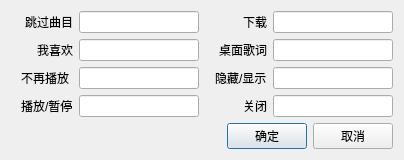
<?xml version="1.0" encoding="UTF-8"?>
<ui version="4.0">
 <class>Shortcut</class>
 <widget class="QWidget" name="Shortcut">
  <property name="geometry">
   <rect>
    <x>0</x>
    <y>0</y>
    <width>404</width>
    <height>157</height>
   </rect>
  </property>
  <property name="windowTitle">
   <string>Form</string>
  </property>
  <layout class="QGridLayout" name="gridLayout">
   <item row="0" column="0">
    <layout class="QVBoxLayout" name="verticalLayout">
     <item>
      <layout class="QHBoxLayout" name="horizontalLayout">
       <item>
        <spacer name="horizontalSpacer">
         <property name="orientation">
          <enum>Qt::Horizontal</enum>
         </property>
         <property name="sizeHint" stdset="0">
          <size>
           <width>40</width>
           <height>20</height>
          </size>
         </property>
        </spacer>
       </item>
       <item>
        <widget class="QLabel" name="label">
         <property name="text">
          <string>跳过曲目</string>
         </property>
        </widget>
       </item>
       <item>
        <widget class="ShortCutLineEdit" name="Lnext">
         <property name="minimumSize">
          <size>
           <width>120</width>
           <height>0</height>
          </size>
         </property>
         <property name="maximumSize">
          <size>
           <width>120</width>
           <height>16777215</height>
          </size>
         </property>
        </widget>
       </item>
      </layout>
     </item>
     <item>
      <layout class="QHBoxLayout" name="horizontalLayout_2">
       <item>
        <spacer name="horizontalSpacer_5">
         <property name="orientation">
          <enum>Qt::Horizontal</enum>
         </property>
         <property name="sizeHint" stdset="0">
          <size>
           <width>40</width>
           <height>20</height>
          </size>
         </property>
        </spacer>
       </item>
       <item>
        <widget class="QLabel" name="label_2">
         <property name="text">
          <string>我喜欢</string>
         </property>
        </widget>
       </item>
       <item>
        <widget class="ShortCutLineEdit" name="Llike">
         <property name="minimumSize">
          <size>
           <width>120</width>
           <height>0</height>
          </size>
         </property>
         <property name="maximumSize">
          <size>
           <width>120</width>
           <height>16777215</height>
          </size>
         </property>
        </widget>
       </item>
      </layout>
     </item>
     <item>
      <layout class="QHBoxLayout" name="horizontalLayout_3">
       <item>
        <spacer name="horizontalSpacer_6">
         <property name="orientation">
          <enum>Qt::Horizontal</enum>
         </property>
         <property name="sizeHint" stdset="0">
          <size>
           <width>40</width>
           <height>20</height>
          </size>
         </property>
        </spacer>
       </item>
       <item>
        <widget class="QLabel" name="label_3">
         <property name="text">
          <string>不再播放 </string>
         </property>
        </widget>
       </item>
       <item>
        <widget class="ShortCutLineEdit" name="Ldislike">
         <property name="minimumSize">
          <size>
           <width>120</width>
           <height>0</height>
          </size>
         </property>
         <property name="maximumSize">
          <size>
           <width>120</width>
           <height>16777215</height>
          </size>
         </property>
        </widget>
       </item>
      </layout>
     </item>
     <item>
      <layout class="QHBoxLayout" name="horizontalLayout_9">
       <item>
        <spacer name="horizontalSpacer_9">
         <property name="orientation">
          <enum>Qt::Horizontal</enum>
         </property>
         <property name="sizeHint" stdset="0">
          <size>
           <width>40</width>
           <height>20</height>
          </size>
         </property>
        </spacer>
       </item>
       <item>
        <widget class="QLabel" name="label_9">
         <property name="text">
          <string>播放/暂停</string>
         </property>
        </widget>
       </item>
       <item>
        <widget class="ShortCutLineEdit" name="Lplay">
         <property name="minimumSize">
          <size>
           <width>120</width>
           <height>0</height>
          </size>
         </property>
         <property name="maximumSize">
          <size>
           <width>120</width>
           <height>16777215</height>
          </size>
         </property>
        </widget>
       </item>
      </layout>
     </item>
    </layout>
   </item>
   <item row="0" column="1">
    <layout class="QVBoxLayout" name="verticalLayout_2">
     <item>
      <layout class="QHBoxLayout" name="horizontalLayout_6">
       <item>
        <spacer name="horizontalSpacer_2">
         <property name="orientation">
          <enum>Qt::Horizontal</enum>
         </property>
         <property name="sizeHint" stdset="0">
          <size>
           <width>40</width>
           <height>20</height>
          </size>
         </property>
        </spacer>
       </item>
       <item>
        <widget class="QLabel" name="label_4">
         <property name="text">
          <string>下载</string>
         </property>
         <property name="alignment">
          <set>Qt::AlignRight|Qt::AlignTrailing|Qt::AlignVCenter</set>
         </property>
        </widget>
       </item>
       <item>
        <widget class="ShortCutLineEdit" name="Ldown">
         <property name="minimumSize">
          <size>
           <width>120</width>
           <height>0</height>
          </size>
         </property>
         <property name="maximumSize">
          <size>
           <width>120</width>
           <height>16777215</height>
          </size>
         </property>
        </widget>
       </item>
      </layout>
     </item>
     <item>
      <layout class="QHBoxLayout" name="horizontalLayout_8">
       <item>
        <spacer name="horizontalSpacer_10">
         <property name="orientation">
          <enum>Qt::Horizontal</enum>
         </property>
         <property name="sizeHint" stdset="0">
          <size>
           <width>40</width>
           <height>20</height>
          </size>
         </property>
        </spacer>
       </item>
       <item>
        <widget class="QLabel" name="label_6">
         <property name="text">
          <string>桌面歌词</string>
         </property>
         <property name="alignment">
          <set>Qt::AlignRight|Qt::AlignTrailing|Qt::AlignVCenter</set>
         </property>
        </widget>
       </item>
       <item>
        <widget class="ShortCutLineEdit" name="Ldesktop">
         <property name="minimumSize">
          <size>
           <width>120</width>
           <height>0</height>
          </size>
         </property>
         <property name="maximumSize">
          <size>
           <width>120</width>
           <height>16777215</height>
          </size>
         </property>
        </widget>
       </item>
      </layout>
     </item>
     <item>
      <layout class="QHBoxLayout" name="horizontalLayout_4">
       <item>
        <spacer name="horizontalSpacer_8">
         <property name="orientation">
          <enum>Qt::Horizontal</enum>
         </property>
         <property name="sizeHint" stdset="0">
          <size>
           <width>40</width>
           <height>20</height>
          </size>
         </property>
        </spacer>
       </item>
       <item>
        <widget class="QLabel" name="label_8">
         <property name="text">
          <string>隐藏/显示</string>
         </property>
        </widget>
       </item>
       <item>
        <widget class="ShortCutLineEdit" name="Lmin">
         <property name="minimumSize">
          <size>
           <width>120</width>
           <height>0</height>
          </size>
         </property>
         <property name="maximumSize">
          <size>
           <width>120</width>
           <height>16777215</height>
          </size>
         </property>
        </widget>
       </item>
      </layout>
     </item>
     <item>
      <layout class="QHBoxLayout" name="horizontalLayout_7">
       <item>
        <spacer name="horizontalSpacer_4">
         <property name="orientation">
          <enum>Qt::Horizontal</enum>
         </property>
         <property name="sizeHint" stdset="0">
          <size>
           <width>40</width>
           <height>20</height>
          </size>
         </property>
        </spacer>
       </item>
       <item>
        <widget class="QLabel" name="label_10">
         <property name="text">
          <string>关闭</string>
         </property>
        </widget>
       </item>
       <item>
        <widget class="ShortCutLineEdit" name="Lclose">
         <property name="minimumSize">
          <size>
           <width>120</width>
           <height>0</height>
          </size>
         </property>
         <property name="maximumSize">
          <size>
           <width>120</width>
           <height>16777215</height>
          </size>
         </property>
        </widget>
       </item>
      </layout>
     </item>
    </layout>
   </item>
   <item row="1" column="0" colspan="2">
    <layout class="QHBoxLayout" name="horizontalLayout_11">
     <item>
      <spacer name="horizontalSpacer_7">
       <property name="orientation">
        <enum>Qt::Horizontal</enum>
       </property>
       <property name="sizeHint" stdset="0">
        <size>
         <width>40</width>
         <height>20</height>
        </size>
       </property>
      </spacer>
     </item>
     <item>
      <widget class="QPushButton" name="Btnok">
       <property name="text">
        <string>确定</string>
       </property>
       <property name="default">
        <bool>true</bool>
       </property>
      </widget>
     </item>
     <item>
      <widget class="QPushButton" name="BtnCancel">
       <property name="text">
        <string>取消</string>
       </property>
      </widget>
     </item>
    </layout>
   </item>
  </layout>
 </widget>
 <customwidgets>
  <customwidget>
   <class>ShortCutLineEdit</class>
   <extends>QLineEdit</extends>
   <header location="global">shortcutlineedit.h</header>
  </customwidget>
 </customwidgets>
 <resources/>
 <connections/>
</ui>
